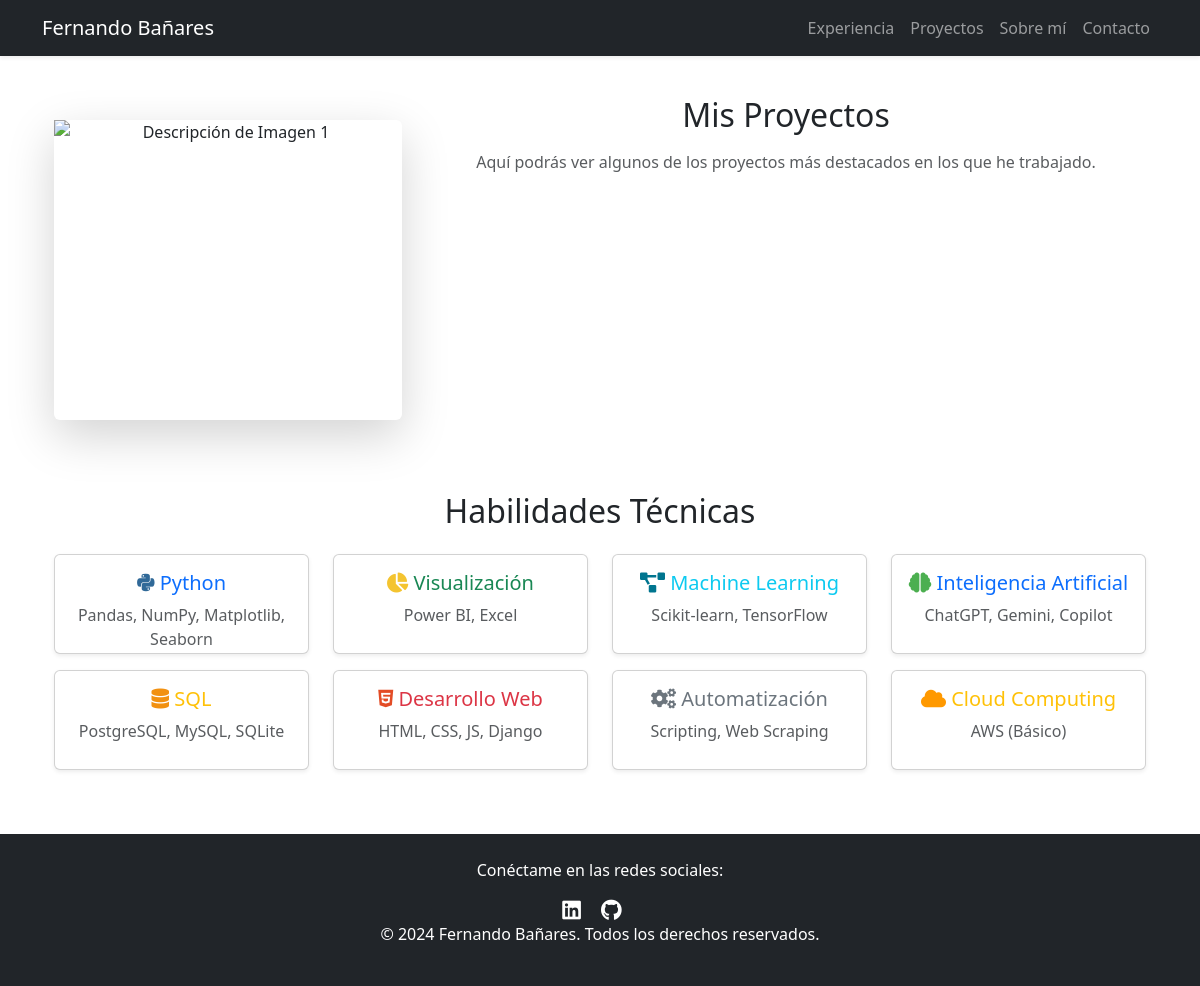
Before: / with the older database file.
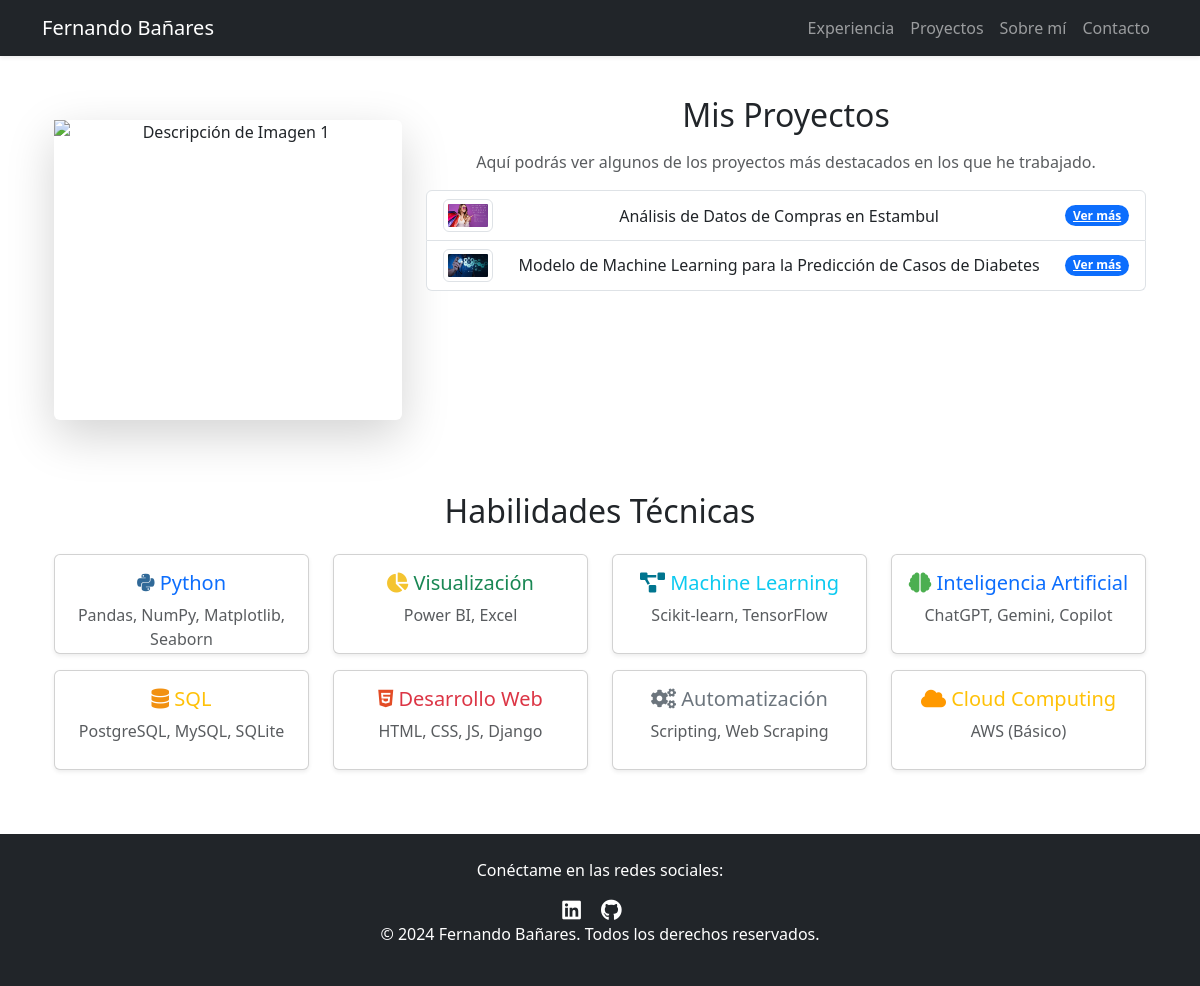
After: the same page with the newer database file.
### myapp/models.py (models this page shows, shortened)
class Proyecto(models.Model):
    titulo = models.CharField(max_length=200)
    descripcion = models.TextField()
    fecha = models.DateField()
    imagen_principal = models.ImageField(upload_to='proyectos/', blank=True, null=True)
    url_github = models.URLField(max_length=200, blank=True, null=True)
    herramientas = models.CharField(max_length=500, blank=True, null=True)
    categoria = models.CharField(max_length=100, choices=[
        ('salud', 'Salud'),
        ('comercio', 'Comercio'),
        ('tecnologia', 'Tecnología'),
    ], default='tecnologia')

### myapp/views.py (the view)
# urls.py: path('', views.home, name='home'),
def home(request):
    proyectos = Proyecto.objects.all()
    return render(request, 'home.html', {'proyectos': proyectos})

### templates/home.html (shortened to what the changed rows need)
{% extends 'base.html' %}
{% load static %}
{% block content %}
<div class="container">
    <div class="row">
        <div class="col-md-6 col-lg-8 mb-4 text-center">
            <h2 class="mb-3">Mis Proyectos</h2>
            <ul class="list-group">
                {% for proyecto in proyectos %}
                <li class="list-group-item d-flex justify-content-between align-items-center">
                    <img src="{{ proyecto.imagen_principal.url }}" class="img-thumbnail" width="50" height="50" alt="{{ proyecto.titulo }}">
                    {{ proyecto.titulo }}
                    <a href="{{ proyecto.url_github }}" class="badge bg-primary rounded-pill" target="_blank" rel="noopener noreferrer">Ver más</a>
                </li>
                {% endfor %}
            </ul>
        </div>
    </div>
    <div class="mt-5 text-center">
        <h2 class="mb-4">Habilidades Técnicas</h2>
    </div>
</div>
{% endblock %}

Changed rows visible on the page:
added Proyecto: imagen_principal (picture), titulo "Análisis de Datos de Compras en Estambul"
added Proyecto: imagen_principal (picture), titulo "Modelo de Machine Learning para la Predicción de Casos de Diabetes"
